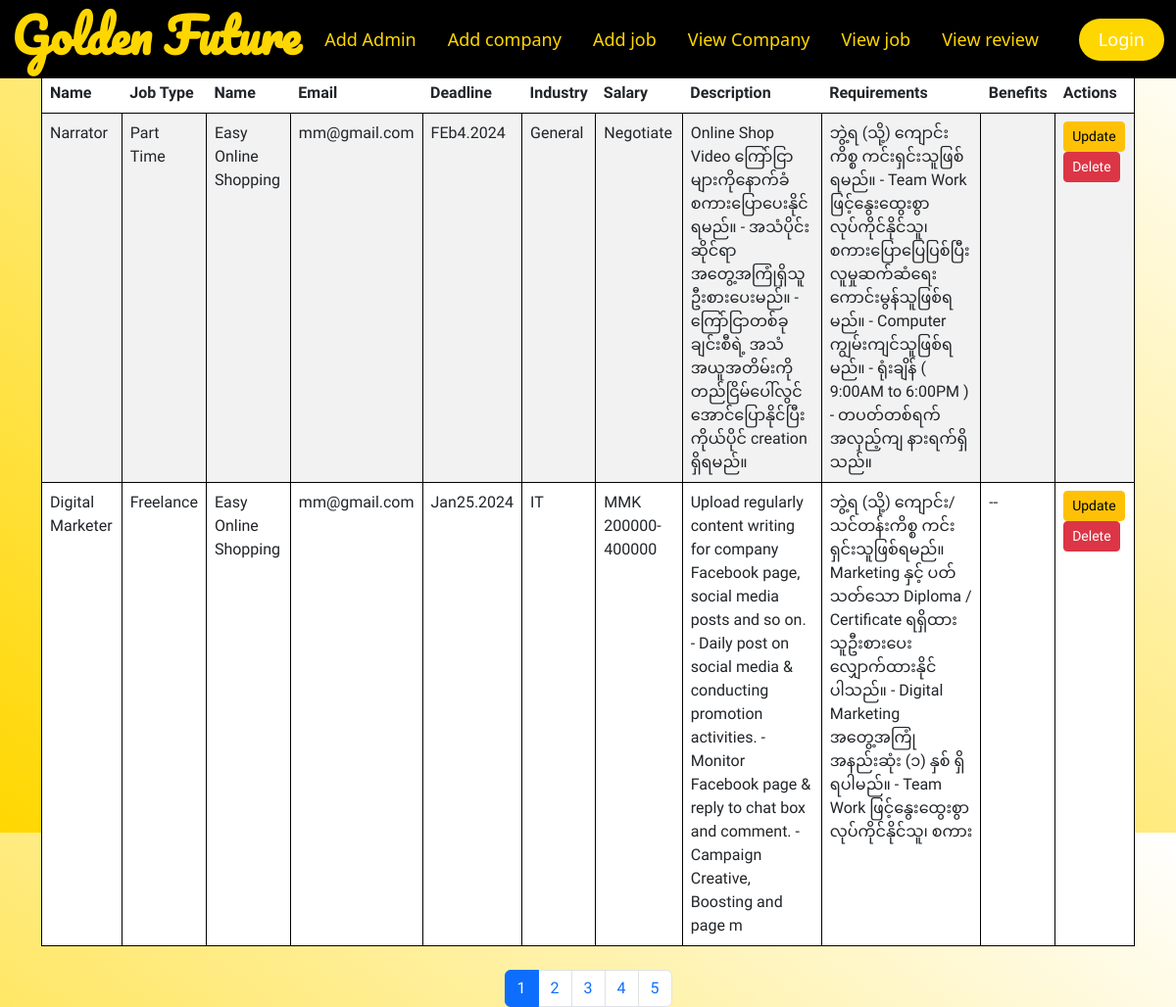
/viewjob.php, run on the app's committed database.
### tables this page shows
CREATE TABLE `job` (
  `job_id` int(11) NOT NULL,
  `job_name` varchar(150) NOT NULL,
  `com_name` varchar(100) NOT NULL,
  `job_type` varchar(100) NOT NULL,
  `description` varchar(255) NOT NULL,
  `requirement` varchar(255) NOT NULL,
  `benefits` varchar(200) NOT NULL,
  `created_at` timestamp NOT NULL DEFAULT current_timestamp() ON UPDATE current_timestamp(),
  `employ_mail` varchar(100) NOT NULL,
  `deadline` varchar(100) NOT NULL,
  `industry` varchar(200) NOT NULL,
  `salary` varchar(100) NOT NULL
);

### viewjob.php (the view, shortened to what this page needs)
<?php
$servername = "localhost";
$username = "root";
$password = "";
$dbname = "jobsearch";
$conn = new mysqli($servername, $username, $password, $dbname);
$jobsPerPage = 2;
$page = isset($_GET['page']) ? $_GET['page'] : 1;
$offset = ($page - 1) * $jobsPerPage;
$sql = "SELECT * FROM job LIMIT $offset, $jobsPerPage";
$result = $conn->query($sql);
$totalJobsSql = "SELECT COUNT(*) as total FROM job";
$totalResult = $conn->query($totalJobsSql);
$totalJobs = $totalResult->fetch_assoc()['total'];
$totalPages = ceil($totalJobs / $jobsPerPage);
?>
<?php include("welcomeadmin.php") ?>
<!DOCTYPE html>
<html lang="en">
<head>
    <link href="https://cdn.jsdelivr.net/npm/bootstrap@5.3.0/dist/css/bootstrap.min.css" rel="stylesheet">
</head>
<body>
    <div class="container">
        <table class="table table-striped mb-4 pt-4">
            <thead>
                <tr>
                    <th scope="col">Job Name</th>
                    <th scope="col">Job Type</th>
                    <th scope="col">Company Name</th>
                    <th scope="col">Email</th>
                    <th scope="col">Deadline</th>
                    <th scope="col">Industry</th>
                    <th scope="col">Salary</th>
                    <th scope="col">Description</th>
                    <th scope="col">Requirements</th>
                    <th scope="col">Benefits</th>
                    <th scope="col">Actions</th>
                </tr>
            </thead>
            <tbody>
                <?php
                if ($result->num_rows > 0) {
                    while ($row = $result->fetch_assoc()) {
                        echo "<tr>";
                        echo "<td>" . $row['job_name'] . "</td>";
                        echo "<td>" . $row['job_type'] . "</td>";
                        echo "<td>" . $row['com_name'] . "</td>";
                        echo "<td>" . $row['employ_mail'] . "</td>";
                        echo "<td>" . $row['deadline'] . "</td>";
                        echo "<td>" . $row['industry'] . "</td>";
                        echo "<td>" . $row['salary'] . "</td>";
                        echo "<td>" . $row['description'] . "</td>";
                        echo "<td>" . $row['requirement'] . "</td>";
                        echo "<td>" . $row['benefits'] . "</td>";
                        echo "<td>
                            <a href='editjob.php?id=" . $row['job_id'] . "' class='btn btn-warning btn-sm'>Update</a>
                            <a href='deletejob.php?id=" . $row['job_id'] . "' class='btn btn-danger btn-sm'>Delete</a>
                        </td>";
                        echo "</tr>";
                    }
                } else {
                    echo "<tr><td colspan='11'>No jobs found</td></tr>";
                }
                ?>
            </tbody>
        </table>
        <nav aria-label="Page navigation">
            <ul class="pagination justify-content-center">
                <?php
                for ($i = 1; $i <= $totalPages; $i++) {
                    echo "<li class='page-item " . ($page == $i ? 'active' : '') . "'><a class='page-link' href='viewjob.php?page=$i'>$i</a></li>";
                }
                ?>
            </ul>
        </nav>
    </div>
</body>
</html>

### header.css (style rules this page uses)
body { width: 100%; height: 100vh!important; background: linear-gradient(to left bottom,white,gold); }

### welcomeadmin.php (style rules this page uses)
.container { font-family:'Tektur', sans-serif!important;; }

### viewjob.php (style rules this page uses)
body { width: 100%; height: 100vh; background: linear-gradient(to left bottom, white, gold); }
.container { margin-top: 50px; }
tr,td { border: 1px solid black; }

### data on the page
job: job_name "Narrator", job_type "Part Time", com_name "Easy Online Shopping", employ_mail "mm@gmail.com", deadline "FEb4.2024", industry "General", salary "Negotiate", description "Online Shop Video ကြော်ငြာများကိုနောက်ခံစကားပြောပေးနိုင်ရမည်။ - အသံပိုင်းဆိုင်ရာအတွေ့အကြုံရှိသူဦးစားပေးမည်။ - ကြော်ငြာတစ်ခုချင်းစီရဲ့ အသံအယူအတိမ်းကို တည်ငြိမ်ပေါ်လွင်အောင်ပြောနိုင်ပြီး ကိုယ်ပိုင် creation ရှိရမည်။", requirement "ဘွဲ့ရ (သို့) ကျောင်းကိစ္စ ကင်းရှင်းသူဖြစ်ရမည်။ - Team Work ဖြင့်နွေးထွေးစွာ လုပ်ကိုင်နိုင်သူ၊ စကားပြောပြေပြစ်ပြီး လူမှုဆက်ဆံရေးကောင်းမွန်သူဖြစ်ရမည်။ - Computer ကျွမ်းကျင်သူဖြစ်ရမည်။ - ရုံးချိန် ( 9:00AM to 6:00PM ) - တပတ်တစ်ရက်အလှည့်ကျ နားရက်ရှိသည်။"
job: job_name "Digital Marketer", job_type "Freelance", com_name "Easy Online Shopping", employ_mail "mm@gmail.com", deadline "Jan25.2024", industry "IT", salary "MMK 200000-400000", description "Upload regularly content writing for company Facebook page, social media posts and so on. - Daily post on social media & conducting promotion activities. - Monitor Facebook page & reply to chat box and comment. - Campaign Creative, Boosting and page m", requirement "ဘွဲ့ရ (သို့) ကျောင်း/သင်တန်းကိစ္စ ကင်းရှင်းသူဖြစ်ရမည်။ Marketing နှင့် ပတ်သတ်သော Diploma / Certificate ရရှိထားသူဦးစားပေးလျှောက်ထားနိုင်ပါသည်။ - Digital Marketing အတွေ့အကြုံ အနည်းဆုံး (၁) နှစ် ရှိရပါမည်။ - Team Work ဖြင့်နွေးထွေးစွာလုပ်ကိုင်နိုင်သူ၊ စကား", benefits "--"
